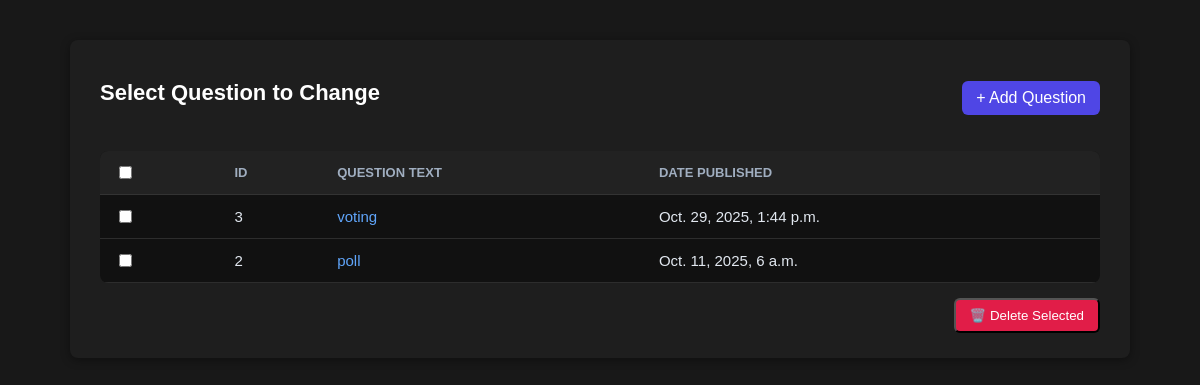
The page /polls/ on the database as committed earlier.
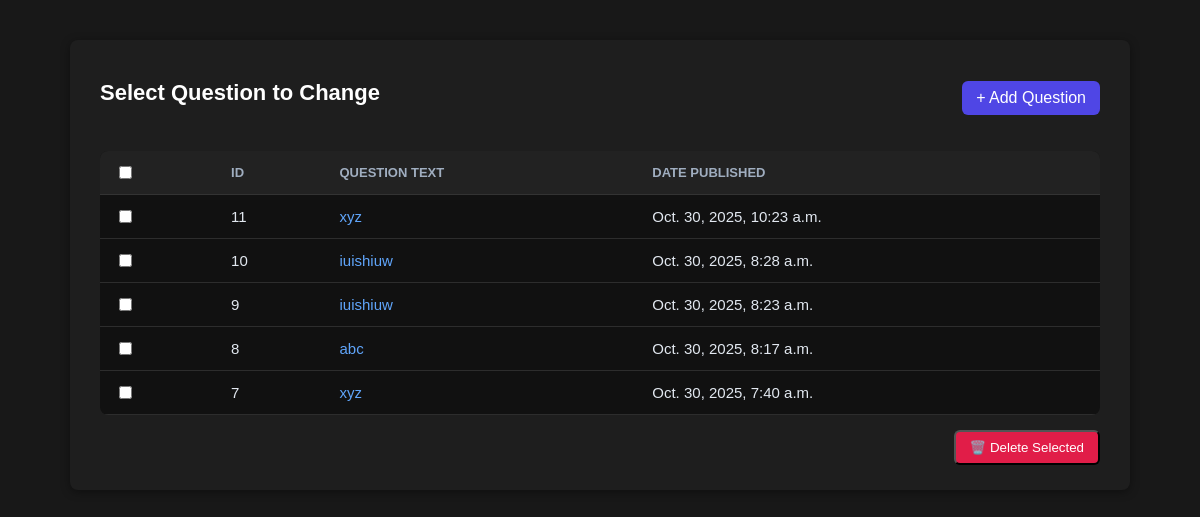
The same page on the database as committed later.
### polls/models.py (models this page shows)
class Question(models.Model):
    question_text = models.CharField(max_length=200)
    pub_date = models.DateTimeField("date published",auto_now_add=True)

### polls/views.py (the view)
# urls.py: path('', views.index_view, name='index'),
def index_view(request):
    question_list = Question.objects.order_by("-pub_date")[:5]            # :5 use slicing for get latest five question
    context = {"latest_question_list": question_list}
    return render(request, "polls/index.html", context)

### templates/polls/index.html (shortened to what this page needs)
{% load static %}
<!DOCTYPE html>
<html lang="en">
<head>
</head>
<body>
  <div class="container">
    <div class="top-bar">
      <h1>Select Question to Change</h1>
      <a href="{% url 'polls:add_question' %}" class="btn">+ Add Question</a>
    </div>
    {% if latest_question_list %}
    <form method="POST" action="{% url 'polls:delete_selected' %}">
      <table>
        <thead>
          <tr>
            <th><input type="checkbox" id="select-all"></th>
            <th>ID</th>
            <th>Question Text</th>
            <th>Date Published</th>
          </tr>
        </thead>
        <tbody>
          {% for question in latest_question_list %}
          <tr>
            <td><input type="checkbox" name="selected_polls" value="{{ question.id }}"></td>
            <td>{{ question.id }}</td>
            <td><a href="/polls/{{ question.id }}/">{{ question.question_text }}</a></td>
            <td>{{ question.pub_date|date:"M. d, Y, P" }}</td>
          </tr>
          {% endfor %}
        </tbody>
      </table>
      <div class="actions">
        <button type="submit" class="btn delete-btn">🗑️ Delete Selected</button>
      </div>
    </form>
    {% else %}
      <p class="no-polls">No polls available.</p>
    {% endif %}
  </div>
</body>
</html>

### templates/polls/index.html (style rules this page uses)
body { font-family: "Poppins", sans-serif; background: #181818; color: #e2e8f0; margin: 0; padding: 40px; }
.container { background: #1e1e1e; border-radius: 8px; box-shadow: 0 2px 10px rgba(0, 0, 0, 0.4); padding: 25px 30px; max-width: 1000px; margin: 0 auto; }
h1 { font-size: 22px; font-weight: 600; color: #fff; margin-bottom: 25px; }
.top-bar { display: flex; justify-content: space-between; align-items: center; margin-bottom: 20px; }
.btn { background: #4f46e5; color: white; padding: 8px 14px; border-radius: 6px; text-decoration: none; font-weight: 500; transition: 0.3s; }
.delete-btn { background: #e11d48; }
table { width: 100%; border-collapse: collapse; background: #111; border-radius: 8px; overflow: hidden; }
th, td { padding: 12px 15px; text-align: left; }
th { background: #222; color: #a0aec0; font-size: 13px; text-transform: uppercase; border-bottom: 1px solid #333; }
td { border-bottom: 1px solid #2d2d2d; font-size: 15px; color: #e2e8f0; }
td a { color: #60a5fa; text-decoration: none; font-weight: 500; }
.actions { display: flex; justify-content: flex-end; margin-top: 15px; }

Rows that differ between the two databases and show on the page:
removed Question: id "3", question_text "voting", pub_date "Oct. 29, 2025, 1:44 p.m."
removed Question: id "2", question_text "poll", pub_date "Oct. 11, 2025, 6 a.m."
added Question: id "11", question_text "xyz", pub_date "Oct. 30, 2025, 10:23 a.m."
added Question: id "10", question_text "iuishiuw", pub_date "Oct. 30, 2025, 8:28 a.m."
added Question: id "9", question_text "iuishiuw", pub_date "Oct. 30, 2025, 8:23 a.m."
added Question: id "8", question_text "abc", pub_date "Oct. 30, 2025, 8:17 a.m."
added Question: id "7", question_text "xyz", pub_date "Oct. 30, 2025, 7:40 a.m."
